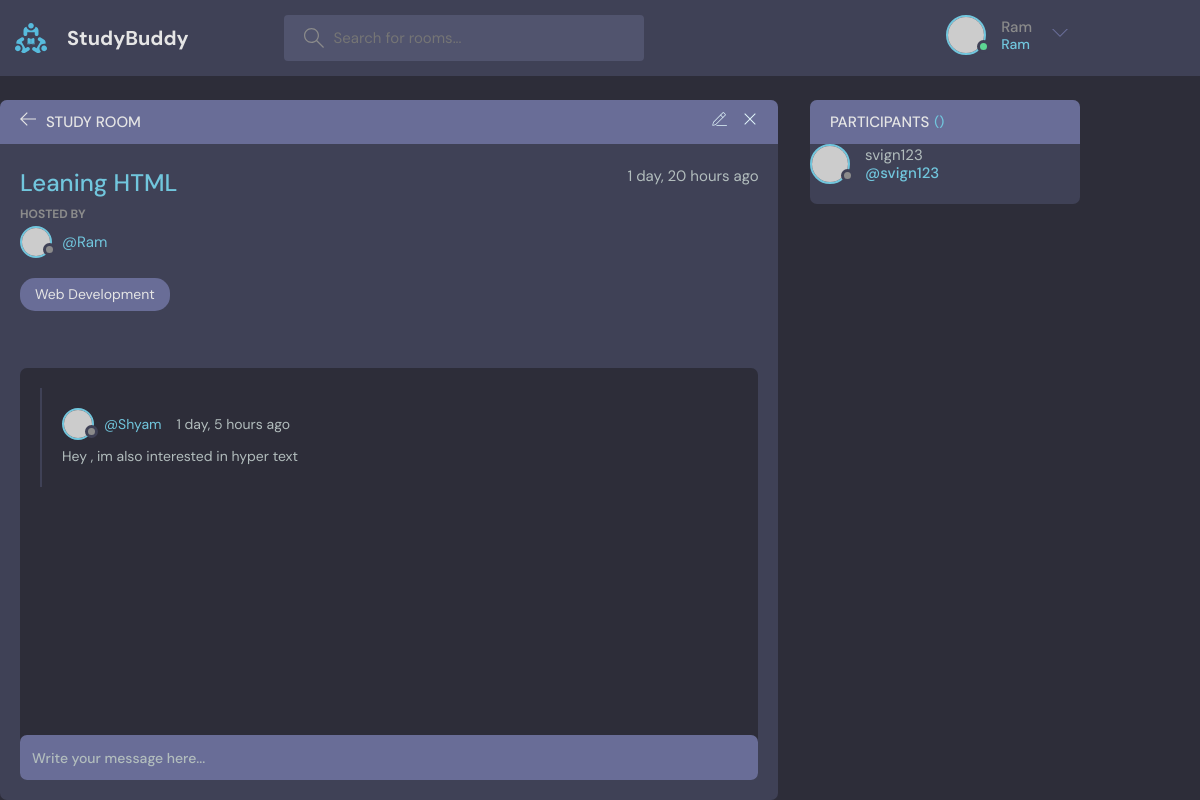
/room/3 (signed in), run on the app's committed database.
### base/models.py (models this page shows, shortened)
class Room(models.Model):
    host = models.ForeignKey(User,on_delete=models.SET_NULL,null=True)
    topic =models.ForeignKey(Topic,on_delete=models.SET_NULL,null=True)
    name = models.CharField(max_length=200)
    description = models.TextField(null=True,blank=True)
    participants = models.ManyToManyField(User,related_name='participants',blank=True)
    updated = models.DateTimeField(auto_now=True)
    created = models.DateTimeField(auto_now_add=True)
    class Meta:
        ordering = ['-updated','-created']

class Topic(models.Model):
    name = models.CharField(max_length=200)
    def __str__(self):
        return self.name

class Message(models.Model):
    user = models.ForeignKey(User,on_delete=models.CASCADE)
    room = models.ForeignKey(Room,on_delete=models.CASCADE)
    body = models.TextField()
    updated = models.DateTimeField(auto_now=True)
    created = models.DateTimeField(auto_now_add=True)
    class Meta:
        ordering = ['-updated','-created']

### base/views.py (the view, shortened to what this page needs)
# urls.py: path('room/<str:pk>',views.room,name="room"),
def room(request,pk):
    room = Room.objects.get(id=pk)
    room_messages = room.message_set.all().order_by('-created')
    participants = room.participants.all()
    context = {'room' : room,'room_messages': room_messages,'participants':participants}
    return render(request,'base/room.html',context)

### base/templates/base/room.html (shortened to what this page needs)
{% extends 'main.html' %}
{% block content %}
    <main class="profile-page layout layout--2">
      <div class="container">
        <div class="room">
          <div class="room__top">
            <div class="room__topLeft">
              <a href="{% url 'home' %}">
                <svg version="1.1" xmlns="http://www.w3.org/2000/svg" width="32" height="32" viewBox="0 0 32 32">
                  <title>arrow-left</title>
                  <path
                    d="M13.723 2.286l-13.723 13.714 13.719 13.714 1.616-1.611-10.96-10.96h27.625v-2.286h-27.625l10.965-10.965-1.616-1.607z"
                  ></path>
                </svg>
              </a>
              <h3>Study Room</h3>
            </div>
            {% if room.host == request.user %}
            <div class="room__topRight">
              <a href="{% url 'update-room' room.id %}">
              </a>
              <a href="{% url 'delete-room' room.id %}">
                <svg version="1.1" xmlns="http://www.w3.org/2000/svg" width="32" height="32" viewBox="0 0 32 32">
                  <title>remove</title>
                  <path
                    d="M27.314 6.019l-1.333-1.333-9.98 9.981-9.981-9.981-1.333 1.333 9.981 9.981-9.981 9.98 1.333 1.333 9.981-9.98 9.98 9.98 1.333-1.333-9.98-9.98 9.98-9.981z"
                  ></path>
                </svg>
              </a>
            </div>
            {% endif %}
          </div>
          <div class="room__box scroll">
            <div class="room__header scroll">
              <div class="room__info">
                <h3>{{room.name}}</h3>
                <span>{{room.created|timesince}} ago</span>
              </div>
              <div class="room__hosted">
                <p>Hosted By</p>
                <a href="{% url 'user-profile' room.host.id %}" class="room__author">
                  <div class="avatar avatar--small">
                    <img src="https://randomuser.me/api/portraits/men/37.jpg" />
                  </div>
                  <span>@{{room.host.username}}</span>
                </a>
              </div>
              <span class="room__topics">{{room.topic}}</span>
            </div>
            <div class="room__conversation">
              <div class="threads scroll">
                {% for message in room_messages %}
                <div class="thread">
                  <div class="thread__top">
                    <div class="thread__author">
                      <a href="{% url 'user-profile' message.user.id %}" class="thread__authorInfo">
                        <div class="avatar avatar--small">
                          <img src="https://randomuser.me/api/portraits/men/37.jpg" />
                        </div>
                        <span>@{{message.user.username}}</span>
                      </a>
                      <span class="thread__date">{{message.created|timesince}} ago</span>
                    </div>
                  </div>
                  <div class="thread__details">
                    {{message.body}}
                  </div>
                </div>
                {% endfor %}
              </div>
            </div>
          </div>
          <div class="room__message">
            <form action="" method="POST">
              <input name="body" placeholder="Write your message here..." /></form>
          </div>
        </div>
        <div class="participants">
          <h3 class="participants__top">Participants <span>({{participant.count}})</span></h3>
          {% for user in participants %}
            <a href="{% url 'user-profile' user.id %}" class="participant">
              <div class="avatar avatar--medium">
                <img src="https://randomuser.me/api/portraits/men/37.jpg" />
              </div>
              <p>
                {{user.username}}
                <span>@{{user.username}}</span>
              </p>
            </a>
            {% endfor %}
          </div>
        </div>
    </main>
{% endblock %}

### templates/navbar.html (shortened to what this page needs)
{% load static %}
<header class="header header--loggedIn">
    <div class="container">
      <a href="{% url 'home' %}" class="header__logo">
        <img src="{% static '/images/logo.svg' %}" />
        <h1>StudyBuddy</h1>
      </a>
      <form class="header__search" method="GET" action="{% url 'home' %}">
        <label>
          <input name="q" placeholder="Search for rooms..." />
        </label>
      </form>
      <nav class="header__menu">
        {% if request.user.is_authenticated %}
        <div class="header__user">
          <a href="{% url 'home' %}">
            <div class="avatar avatar--medium active">
              <img src="https://randomuser.me/api/portraits/men/37.jpg" />
            </div>
            <p>{{request.user.username}}<span>{{request.user.username}}</span></p>
          </a>
          <button class="dropdown-button">
            <svg version="1.1" xmlns="http://www.w3.org/2000/svg" width="32" height="32" viewBox="0 0 32 32">
              <title>chevron-down</title>
              <path d="M16 21l-13-13h-3l16 16 16-16h-3l-13 13z"></path>
            </svg>
          </button>
        </div>
        {% else %}
        <a href="{% url 'login' %}">
          <img src="{% static '/images/avatar.svg' %}" />
          <p>Login</p>
        </a>
        {% endif %}
      </nav>
    </div>
  </header>

### data on the page
Room: name "Leaning HTML", created "1 day, 20 hours", host.username "Ram", topic "Web Development"
Message: user.username "Shyam", created "1 day, 5 hours", body "Hey , im also interested in hyper text"

### other printed values
{{ request.user.username }} "Ram"
{{ user.username }} "svign123"
